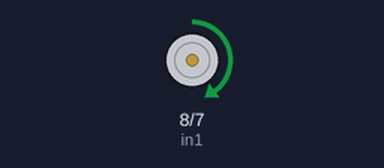
A sketch run on a simulated Arduino Uno, built with avr-gcc and run on an emulated ATmega328P. On the bench: motor-driver pin pairs drawn as motors (green arrow = first pin HIGH = forward, orange = second pin HIGH = backward, longer = more drive, scaled by the enable pin).

Above: at 1.2 s.
At 9.7 s:
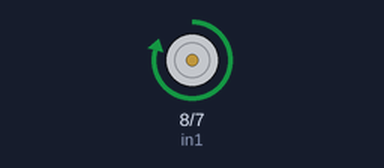
At 21.7 s:
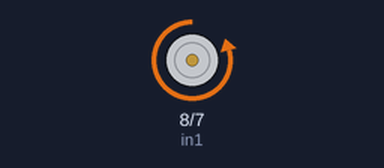
At 24.5 s:
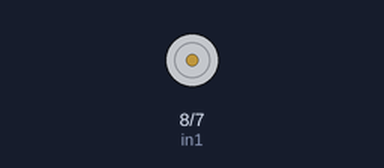
Timing chart, 0 to 33.5 s (numbered marks = the images above):
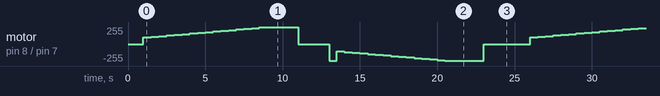

The sketch:

motor_dc_pwm.ino
```cpp
int in1 = 8;
int in2 = 7;
int ena = 9;

void setup() {
  pinMode(in1, OUTPUT);
  pinMode(in2, OUTPUT);
  pinMode(ena, OUTPUT);

  digitalWrite(in1, LOW);
  digitalWrite(in2, LOW);
  analogWrite(ena, 0);
  delay(1000);
}

void loop() {
  digitalWrite(in1, HIGH);
  digitalWrite(in2, LOW);

  for (int v = 100; v <= 255; v = v + 10) {
    analogWrite(ena, v);
    delay(500);
  }

  delay(2000);

  analogWrite(ena, 0);
  digitalWrite(in1, LOW);
  digitalWrite(in2, LOW);
  delay(2000);

  digitalWrite(in1, LOW);
  digitalWrite(in2, HIGH);

  for (int v = 100; v <= 255; v = v + 10) {
    analogWrite(ena, v);
    delay(500);
  }

  delay(2000);

  analogWrite(ena, 0);
  digitalWrite(in1, LOW);
  digitalWrite(in2, LOW);
  delay(3000);
}
```
